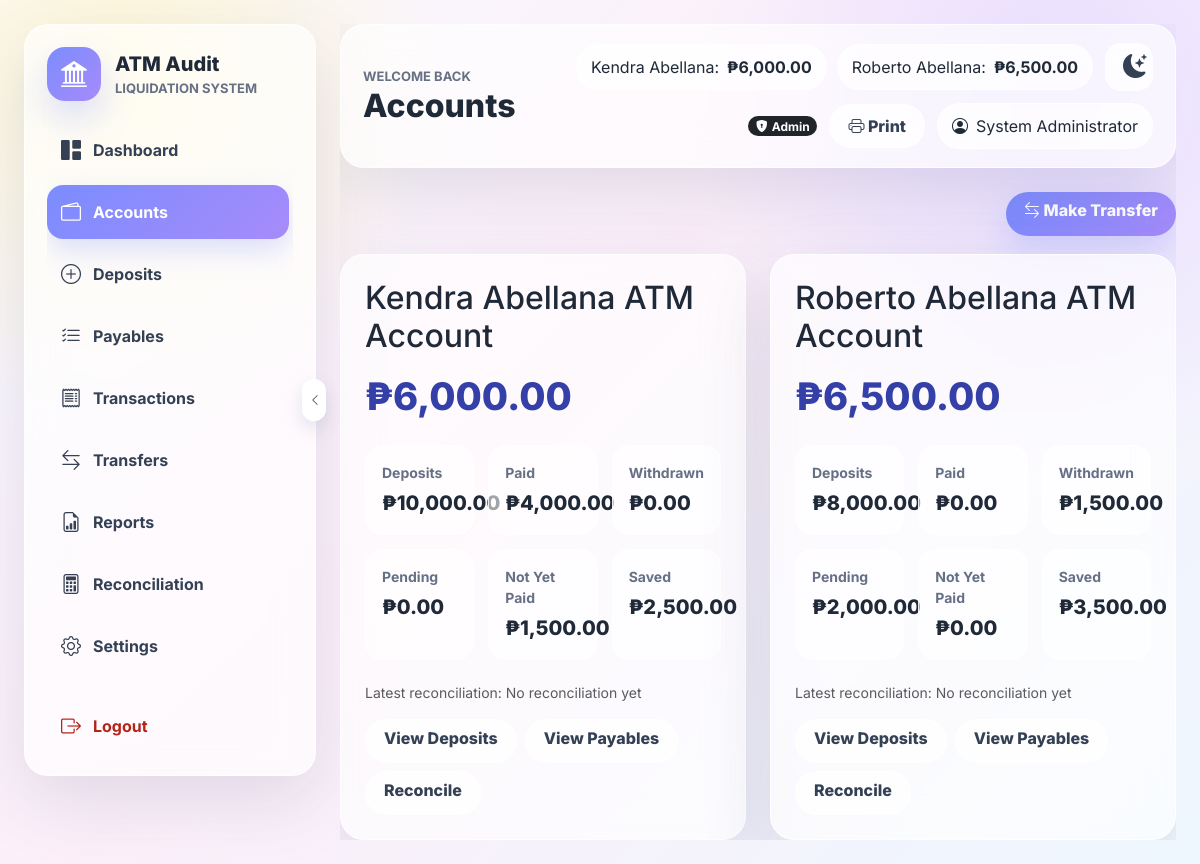
The page /pages/accounts.php (signed in) on the database its author committed.
### tables this page shows
CREATE TABLE accounts (
    id INT AUTO_INCREMENT PRIMARY KEY,
    account_name VARCHAR(160) NOT NULL UNIQUE,
    current_balance DECIMAL(15,2) NOT NULL DEFAULT 0.00,
    created_at DATETIME NOT NULL DEFAULT CURRENT_TIMESTAMP,
    deleted_at DATETIME NULL
);

### config/database.php (called while the page is built, shortened)
<?php
function db(): PDO
{
    static $pdo = null;
    if ($pdo instanceof PDO) {
        return $pdo;
    }
    $dsn = sprintf('mysql:host=%s;port=%s;dbname=%s;charset=utf8mb4', DB_HOST, DB_PORT, DB_NAME);
    $pdo = new PDO($dsn, DB_USER, DB_PASS, [
        PDO::ATTR_ERRMODE => PDO::ERRMODE_EXCEPTION,
        PDO::ATTR_DEFAULT_FETCH_MODE => PDO::FETCH_ASSOC,
        PDO::ATTR_EMULATE_PREPARES => false,
    ]);
    ensureDefaultSeedData($pdo);
    return $pdo;
}
function ensureDefaultSeedData(PDO $pdo): void
{
    try {
        $pdo->beginTransaction();
        $accountStmt = $pdo->prepare(
            'INSERT INTO accounts (id, account_name, current_balance, deleted_at)
             VALUES (:id, :account_name, :current_balance, NULL)
             ON DUPLICATE KEY UPDATE
                 account_name = VALUES(account_name),
                 deleted_at = NULL'
        );
        foreach (DEFAULT_SEED_ACCOUNTS as [$id, $accountName, $balance]) {
            $accountStmt->execute([
                'id' => $id,
                'account_name' => $accountName,
                'current_balance' => $balance,
            ]);
        }
        $findDefaultUserStmt = $pdo->prepare(
            'SELECT id FROM users WHERE LOWER(username) = LOWER(:username) LIMIT 1'
        );
        $updateDefaultUserStmt = $pdo->prepare(
            'UPDATE users
             SET full_name = :full_name,
                 password = :password,
                 role = :role,
                 account_id = :account_id,
                 deleted_at = NULL
             WHERE id = :id'
        );
        $insertDefaultUserStmt = $pdo->prepare(
            'INSERT INTO users (full_name, username, password, role, account_id, deleted_at)
             VALUES (:full_name, :username, :password, :role, :account_id, NULL)'
        );
        foreach (DEFAULT_SEED_USERS as [$fullName, $username, $password, $role, $accountId]) {
            $params = [
                'full_name' => $fullName,
                'username' => $username,
                'password' => $password,
                'role' => $role,
                'account_id' => $accountId,
            ];
            $findDefaultUserStmt->execute(['username' => $username]);
            $existingId = (int) ($findDefaultUserStmt->fetch()['id'] ?? 0);
            if ($existingId > 0) {
                $updateDefaultUserStmt->execute([
                    'full_name' => $fullName,
                    'password' => $password,
                    'role' => $role,
                    'account_id' => $accountId,
                    'id' => $existingId,
                ]);
            } else {
                $insertDefaultUserStmt->execute($params);
            }
        }
        if ($pdo->inTransaction()) {
            $pdo->commit();
        }
    } catch (Throwable $e) {
        if ($pdo->inTransaction()) {
            $pdo->rollBack();
        }
        error_log($e->getMessage());
    }
}
function e(?string $value): string
{
    return htmlspecialchars((string) $value, ENT_QUOTES, 'UTF-8');
}
function asset(string $path): string
{
    return BASE_URL . '/assets/' . ltrim($path, '/');
}
function pageUrl(string $page): string
{
    return BASE_URL . '/pages/' . ltrim($page, '/');
}
function currentUser(): ?array
{
    return $_SESSION['user'] ?? null;
}
function isAdmin(): bool
{
    return (currentUser()['role'] ?? '') === 'Admin';
}
function money($amount): string
{
    return '&#8369;' . number_format((float) $amount, 2);
}
function amountToCents($amount): int
{
    $clean = preg_replace('/[^0-9.]/', '', (string) $amount);
    return (int) round(((float) $clean) * 100);
}
function fetchAccounts(bool $respectAccess = true): array
{
    return db()->query('SELECT * FROM accounts WHERE deleted_at IS NULL ORDER BY id ASC')->fetchAll();
}
function findAccount(int $accountId, bool $respectAccess = true): ?array
{
    $stmt = db()->prepare('SELECT * FROM accounts WHERE id = :id AND deleted_at IS NULL LIMIT 1');
    $stmt->execute(['id' => $accountId]);
    $row = $stmt->fetch();
    return $row;
}
function allocationDeductionCents(string $status, int $amountPaidCents, int $allocatedCents = 0): int
{
    return match ($status) {
        'Paid', 'Withdrawn', 'Partially Paid' => $amountPaidCents,
        'Transferred', 'Borrowed' => $allocatedCents,
        default => 0,
    };
}
function allocationRemainingDueCents(string $status, int $remainingCents): int
{
    return in_array($status, ['Pending', 'Not Yet Paid', 'Partially Paid', 'Withdrawn'], true)
        ? $remainingCents
        : 0;
}
function allocationSavedCents(string $status, int $remainingCents): int
{
    return $status === 'Saved' ? $remainingCents : 0;
}
function allocationTransferredCents(string $status, int $allocatedCents): int
{
    return $status === 'Transferred' ? $allocatedCents : 0;
}
function allocationBorrowedCents(string $status, int $allocatedCents): int
{
    return $status === 'Borrowed' ? $allocatedCents : 0;
}
function recalculateAllAccounts(): void
{
    foreach (fetchAccounts() as $account) {
        recalculateAccount((int) $account['id']);
    }
}
function reconciliationStatusLabel(float $difference): string
{
    return 'Balanced';
}
function latestReconciliation(int $accountId): ?array
{
    $stmt = db()->prepare(
        'SELECT reconciliation_date, system_balance, actual_atm_balance, difference, notes
         FROM reconciliations
         WHERE account_id = :account_id AND deleted_at IS NULL
         ORDER BY reconciliation_date DESC, id DESC
         LIMIT 1'
    );
    $stmt->execute(['account_id' => $accountId]);
    $row = $stmt->fetch();
    return $row ?: null;
}
function reconciliationSummary(int $accountId): array
{
    $latest = latestReconciliation($accountId);
    $difference = (float) ($latest['difference'] ?? 0);
    return [
        'has_record' => (bool) $latest,
        'reconciliation_date' => $latest['reconciliation_date'] ?? null,
        'system_balance' => (float) ($latest['system_balance'] ?? 0),
        'actual_atm_balance' => (float) ($latest['actual_atm_balance'] ?? 0),
        'difference' => $difference,
        'label' => reconciliationStatusLabel($difference),
        'notes' => $latest['notes'] ?? null,
    ];
}
function accountStats(int $accountId): array
{
    $pdo = db();
    $depositStmt = $pdo->prepare('SELECT COALESCE(SUM(total_amount), 0) total FROM deposits WHERE account_id = :id AND deleted_at IS NULL');
    $depositStmt->execute(['id' => $accountId]);
    $allocStmt = $pdo->prepare(
        'SELECT status, allocated_amount, amount_paid, remaining_amount, related_transfer_id
         FROM allocations
         WHERE account_id = :id AND deleted_at IS NULL'
    );
    $allocStmt->execute(['id' => $accountId]);
    $transferStmt = $pdo->prepare(
        'SELECT
            COALESCE(SUM(CASE WHEN from_account_id = :from_id THEN amount ELSE 0 END), 0) transfer_out,
            COALESCE(SUM(CASE WHEN to_account_id = :to_id THEN amount ELSE 0 END), 0) transfer_in
         FROM transfers
         WHERE deleted_at IS NULL AND (from_account_id = :where_from_id OR to_account_id = :where_to_id)'
    );
    $transferStmt->execute([
        'from_id' => $accountId,
        'to_id' => $accountId,
        'where_from_id' => $accountId,
        'where_to_id' => $accountId,
    ]);
    $manualStmt = $pdo->prepare(
        'SELECT
            COALESCE(SUM(CASE WHEN transaction_type = "Payment" THEN amount ELSE 0 END), 0) payment,
            COALESCE(SUM(CASE WHEN transaction_type = "Withdrawal" THEN amount ELSE 0 END), 0) withdrawal,
            COALESCE(SUM(CASE WHEN transaction_type = "Borrowed" THEN amount ELSE 0 END), 0) borrowed,
            COALESCE(SUM(CASE WHEN transaction_type IN ("Payment", "Withdrawal", "Adjustment", "Borrowed") THEN amount ELSE 0 END), 0) total_minus
         FROM transactions
         WHERE account_id = :id
           AND deleted_at IS NULL
           AND related_deposit_id IS NULL
           AND related_transfer_id IS NULL
           AND related_allocation_id IS NULL'
    );
    $manualStmt->execute(['id' => $accountId]);
    $allocationTotals = [
        'paid' => 0,
        'withdrawn' => 0,
        'total_minus' => 0,
        'remaining_due' => 0,
        'pending' => 0,
        'not_yet_paid' => 0,
        'partially_paid' => 0,
        'saved' => 0,
        'borrowed' => 0,
        'transferred' => 0,
    ];
    foreach ($allocStmt->fetchAll() as $allocation) {
        $status = (string) $allocation['status'];
        $allocatedCents = amountToCents($allocation['allocated_amount'] ?? 0);
        $paidCents = amountToCents($allocation['amount_paid'] ?? 0);
        $remainingCents = amountToCents($allocation['remaining_amount'] ?? 0);
        if (in_array($status, ['Paid', 'Partially Paid'], true)) {
            $allocationTotals['paid'] += $paidCents;
        }
        if ($status === 'Withdrawn') {
            $allocationTotals['withdrawn'] += $paidCents;
        }
        if ($status === 'Pending') {
            $allocationTotals['pending'] += $remainingCents;
        }
        if ($status === 'Not Yet Paid') {
            $allocationTotals['not_yet_paid'] += $remainingCents;
        }
        if ($status === 'Partially Paid') {
            $allocationTotals['partially_paid'] += $remainingCents;
        }
        $hasLinkedTransfer = !empty($allocation['related_transfer_id']);
        if (!($status === 'Transferred' && $hasLinkedTransfer)) {
            $allocationTotals['total_minus'] += allocationDeductionCents($status, $paidCents, $allocatedCents);
        }
        $allocationTotals['remaining_due'] += allocationRemainingDueCents($status, $remainingCents);
        $allocationTotals['saved'] += allocationSavedCents($status, $remainingCents);
        $allocationTotals['borrowed'] += allocationBorrowedCents($status, $allocatedCents);
        if (!($status === 'Transferred' && $hasLinkedTransfer)) {
            $allocationTotals['transferred'] += allocationTransferredCents($status, $allocatedCents);
        }
    }
    $account = findAccount($accountId);
    $transfer = $transferStmt->fetch() ?: [];
    $manual = $manualStmt->fetch() ?: [];
    $transferOut = (float) ($transfer['transfer_out'] ?? 0);
    return [
        'balance' => (float) ($account['current_balance'] ?? 0),
        'deposited' => (float) ($depositStmt->fetch()['total'] ?? 0),
        'paid' => $allocationTotals['paid'] / 100 + (float) ($manual['payment'] ?? 0),
        'withdrawn' => $allocationTotals['withdrawn'] / 100 + (float) ($manual['withdrawal'] ?? 0),
        'total_minus' => $allocationTotals['total_minus'] / 100 + (float) ($manual['total_minus'] ?? 0) + $transferOut,
        'remaining_due' => $allocationTotals['remaining_due'] / 100,
        'pending' => $allocationTotals['pending'] / 100,
        'not_yet_paid' => $allocationTotals['not_yet_paid'] / 100,
        'partially_paid' => $allocationTotals['partially_paid'] / 100,
        'saved' => $allocationTotals['saved'] / 100,
        'borrowed' => $allocationTotals['borrowed'] / 100 + (float) ($manual['borrowed'] ?? 0),
        'transferred' => $allocationTotals['transferred'] / 100 + $transferOut,
        'transfer_in' => (float) ($transfer['transfer_in'] ?? 0),
    ];
}

### pages/accounts.php (the view, shortened to what this page needs)
<?php
require_once __DIR__ . '/../includes/header.php';
require_once __DIR__ . '/../includes/footer.php';
recalculateAllAccounts();
$accounts = fetchAccounts();
renderHeader('Accounts');
?>
<div class="page-actions">
    <a class="btn btn-primary-soft" href="<?= pageUrl('transfers.php') ?>"><i class="bi bi-arrow-left-right"></i> Make Transfer</a>
</div>
<div class="row g-4">
    <?php foreach ($accounts as $account): $s = accountStats((int) $account['id']); ?>
        <div class="col-12 col-xl-6">
            <div class="glass-card account-card">
                <h2><?= e($account['account_name']) ?></h2>
                <div class="large-balance"><?= money($account['current_balance']) ?></div>
                <div class="metric-grid">
                    <div><span>Deposits</span><strong><?= money($s['deposited']) ?></strong></div>
                    <div><span>Paid</span><strong><?= money($s['paid']) ?></strong></div>
                    <div><span>Withdrawn</span><strong><?= money($s['withdrawn']) ?></strong></div>
                    <div><span>Pending</span><strong><?= money($s['pending']) ?></strong></div>
                    <div><span>Not Yet Paid</span><strong><?= money($s['not_yet_paid']) ?></strong></div>
                    <div><span>Saved</span><strong><?= money($s['saved']) ?></strong></div>
                </div>
                <?php $summary = reconciliationSummary((int) $account['id']); ?>
                <div class="mt-3 small text-muted">
                    Latest reconciliation: <?= $summary['has_record'] ? e($summary['reconciliation_date']) . ' / ' . e($summary['label']) . ' / ' . money($summary['difference']) : 'No reconciliation yet' ?>
                </div>
                <div class="d-flex gap-2 flex-wrap mt-3">
                    <a href="<?= pageUrl('deposits.php?account_id=' . (int) $account['id']) ?>" class="btn btn-soft">View Deposits</a>
                    <a href="<?= pageUrl('allocations.php?account_id=' . (int) $account['id']) ?>" class="btn btn-soft">View Payables</a>
                    <a href="<?= pageUrl('reconciliation.php?account_id=' . (int) $account['id']) ?>" class="btn btn-soft">Reconcile</a>
                </div>
            </div>
        </div>
    <?php endforeach; ?>
</div>

### includes/header.php (shortened to what this page needs)
<?php
require_once __DIR__ . '/../config/database.php';
function renderHeader(string $title): void
{
    $user = currentUser();
    $accounts = currentUser() ? fetchAccounts() : [];
    ?>
    <!doctype html>
    <html lang="en">
    <head>
        <link href="https://cdn.jsdelivr.net/npm/bootstrap@5.3.3/dist/css/bootstrap.min.css" rel="stylesheet">
        <link href="https://cdn.jsdelivr.net/npm/bootstrap-icons@1.11.3/font/bootstrap-icons.css" rel="stylesheet">
        <link href="<?= asset('css/style.css') ?>" rel="stylesheet">
    </head>
    <body>
    <?php if ($user): ?>
        <div class="app-shell">
            <?php require __DIR__ . '/sidebar.php'; ?>
            <main class="main-panel">
                <header class="topbar glass-card">
                    <div>
                        <div class="eyebrow">Welcome back</div>
                        <h1><?= e($title) ?></h1>
                    </div>
                    <div class="topbar-tools">
                        <div class="balance-strip d-none d-xl-flex">
                            <?php foreach ($accounts as $account): ?>
                                <span><?= e(str_replace(' ATM Account', '', $account['account_name'])) ?>: <strong><?= money($account['current_balance']) ?></strong></span>
                            <?php endforeach; ?>
                        </div>
                        <button class="btn btn-soft icon-button" id="themeToggleButton" type="button" aria-label="Toggle night mode" title="Toggle night mode">
                            <i class="bi bi-moon-stars-fill"></i>
                        </button>
                        <?php if (isAdmin()): ?>
                            <span class="badge rounded-pill text-bg-dark admin-badge"><i class="bi bi-shield-lock-fill me-1"></i>Admin</span>
                        <?php endif; ?>
                        <button class="btn btn-soft print-page-button" id="printPageButton" type="button"><i class="bi bi-printer"></i> Print</button>
                        <div class="profile-pill"><i class="bi bi-person-circle"></i> <?= e($user['full_name']) ?></div>
                    </div>
                </header>
                <section class="content-wrap">
    <?php endif; ?>
    <?php
}
?>

### rows shown on the page
accounts: account_name "Kendra Abellana", current_balance "₱6,000.00", account_name "Kendra Abellana ATM Account", deposited "₱10,000.00", paid "₱4,000.00", withdrawn "₱0.00", pending "₱0.00", not_yet_paid "₱1,500.00", saved "₱2,500.00"
accounts: account_name "Roberto Abellana", current_balance "₱6,500.00", account_name "Roberto Abellana ATM Account", deposited "₱8,000.00", paid "₱0.00", withdrawn "₱1,500.00", pending "₱2,000.00", not_yet_paid "₱0.00", saved "₱3,500.00"

### other values the page prints
$label "Dashboard"
$label "Accounts"
$label "Deposits"
$label "Payables"
$label "Transactions"
$label "Transfers"
$label "Reports"
$label "Reconciliation"
$label "Settings"
$title "Accounts"
$user['full_name'] "System Administrator"
